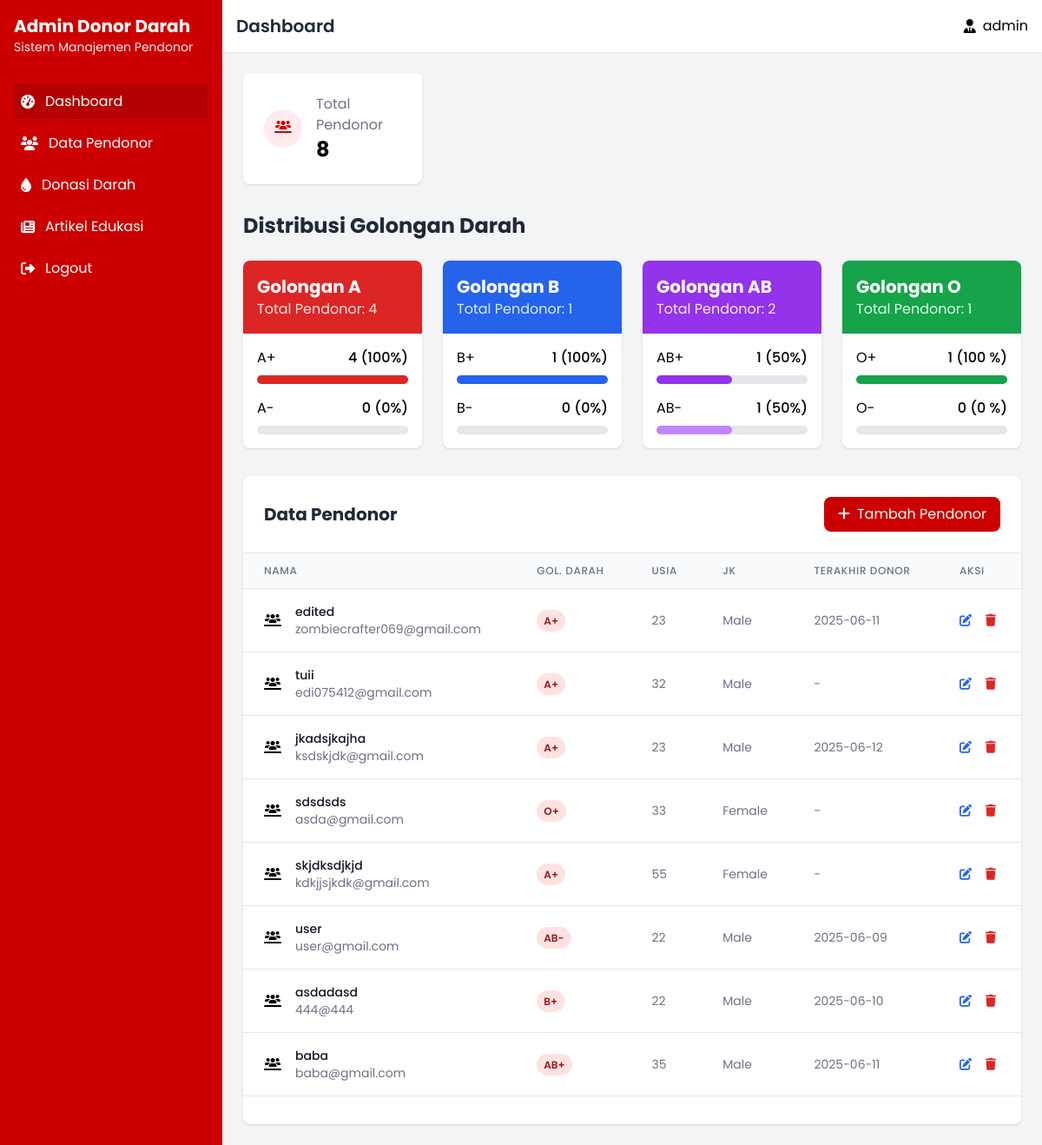
The page /admin/index.php (signed in) on the database its author committed.
### tables this page shows
CREATE TABLE IF NOT EXISTS `users` (
  `id` int NOT NULL AUTO_INCREMENT,
  `username` varchar(100) NOT NULL,
  `email` varchar(100) NOT NULL,
  `password` varchar(255) NOT NULL,
  `fullname` varchar(255) NOT NULL,
  `status` enum('active','inactive') NOT NULL DEFAULT 'active',
  `age` int NOT NULL,
  `phone` varchar(20) NOT NULL DEFAULT '',
  `address` text NOT NULL,
  `blood_type_id` int NOT NULL,
  `birth_date` date NOT NULL,
  `gender` enum('male','female') NOT NULL,
  `donation_history` enum('y','n') NOT NULL,
  `last_donation` date DEFAULT NULL,
  `created_at` timestamp NOT NULL DEFAULT CURRENT_TIMESTAMP,
  `updated_at` timestamp NOT NULL DEFAULT CURRENT_TIMESTAMP,
  PRIMARY KEY (`id`),
  UNIQUE KEY `username` (`username`),
  UNIQUE KEY `email` (`email`),
  KEY `blood_type` (`blood_type_id`),
  CONSTRAINT `blood_type` FOREIGN KEY (`blood_type_id`) REFERENCES `blood_types` (`id`)
);

CREATE TABLE IF NOT EXISTS `blood_types` (
  `id` int NOT NULL AUTO_INCREMENT,
  `type` varchar(2) NOT NULL,
  `rhesus` enum('-','+') NOT NULL,
  `created_at` timestamp NOT NULL DEFAULT CURRENT_TIMESTAMP,
  `updated_at` timestamp NOT NULL DEFAULT CURRENT_TIMESTAMP,
  PRIMARY KEY (`id`)
);

### admin/index.php (the view, shortened to what this page needs)
<?php
require_once("../db/config.php");
$blood_donors_query = "SELECT
users.*, blood_types.type, blood_types.rhesus
FROM users
LEFT JOIN blood_types ON users.blood_type_id = blood_types.id";
$blood_donors = $db->query($blood_donors_query)->fetch_all(MYSQLI_ASSOC);
function get_donors_count_by_blood_rhesus(String $blood_type, String $rhesus, $db)
{
  $query = "SELECT
  blood_types.rhesus, COUNT(users.id) AS total
  from blood_types
  LEFT JOIN users ON blood_types.id = users.blood_type_id
  WHERE blood_types.type = ? AND blood_types.rhesus = ?
  GROUP BY blood_types.rhesus";
  $stmt = $db->prepare($query);
  $stmt->bind_param("ss", $blood_type, $rhesus);
  $stmt->execute();
  $result = $stmt->get_result();
  return $result->fetch_assoc();
}
function divisor(int | String $num1, int | String $num2)
{
  if (!$num1 || !$num2) {
    return 0;
  }
  return $num1 / $num2;
}
$total_a_rhesus_plus = get_donors_count_by_blood_rhesus("a", "+", $db)["total"];
$total_a_rhesus_minus = get_donors_count_by_blood_rhesus("a", "-", $db)["total"];
$total_a = $total_a_rhesus_plus + $total_a_rhesus_minus;
$total_b_rhesus_plus = get_donors_count_by_blood_rhesus("b", "+", $db)["total"];
$total_b_rhesus_minus = get_donors_count_by_blood_rhesus("b", "-", $db)["total"];
$total_b = $total_b_rhesus_plus + $total_b_rhesus_minus;
$total_ab_rhesus_plus = get_donors_count_by_blood_rhesus("ab", "+", $db)["total"];
$total_ab_rhesus_minus = get_donors_count_by_blood_rhesus("ab", "-", $db)["total"];
$total_ab = $total_ab_rhesus_plus + $total_ab_rhesus_minus;
$total_o_rhesus_plus = get_donors_count_by_blood_rhesus("o", "+", $db)["total"];
$total_o_rhesus_minus = get_donors_count_by_blood_rhesus("o", "-", $db)["total"];
$total_o = $total_o_rhesus_plus + $total_o_rhesus_minus;
?>
<!DOCTYPE html>
<html lang="id">
<head>
  <script src="https://cdn.tailwindcss.com"></script>
  <link rel="stylesheet" href="https://cdnjs.cloudflare.com/ajax/libs/font-awesome/6.0.0/css/all.min.css">
</head>
<body class="font-['Poppins'] bg-gray-100">
  <div class="flex h-screen">
    <div class="w-64 bg-blood text-white">
      <div class="p-4 border-b border-blood-dark">
        <h1 class="text-xl font-bold">Admin Donor Darah</h1>
        <p class="text-sm text-blood-light">Sistem Manajemen Pendonor</p>
      </div>
      <nav class="p-4">
        <ul class="space-y-2">
          <li>
            <a href="index.php" class="flex items-center p-2 rounded bg-blood-dark">
              <i class="fas fa-tachometer-alt mr-3"></i>
              Dashboard
            </a>
          </li>
          <li>
            <a href="data_pendonor/index.php" class="flex items-center p-2 rounded hover:bg-blood-dark">
              <i class="fas fa-users mr-3"></i>
              Data Pendonor
            </a>
          </li>
          <li>
            <a href="donasi_darah/index.php" class="flex items-center p-2 rounded hover:bg-blood-dark">
              <i class="fa-solid fa-droplet mr-3"></i>
              Donasi Darah
            </a>
          </li>
          <li>
            <a href="artikel/index.php" class="flex items-center p-2 rounded hover:bg-blood-dark">
              <i class="fa-solid fa-newspaper mr-3"></i>
              Artikel Edukasi
            </a>
          </li>
          <li>
            <a href="../auth/logout.php" class="flex items-center p-2 rounded hover:bg-blood-dark">
              <i class="fa-solid fa-right-from-bracket mr-3"></i>
              Logout
            </a>
          </li>
        </ul>
      </nav>
    </div>
    <div class="flex-1 overflow-auto">
      <header class="bg-white shadow-sm">
        <div class="flex justify-between items-center p-4">
          <h2 class="text-xl font-semibold text-gray-800">Dashboard</h2>
          <div class="flex items-center space-x-4">
            <div class="flex items-center">
              <i class="fa-solid fa-user-tie"></i>
              <span class="ml-2"><?= $_SESSION["username"] ?></span>
            </div>
          </div>
        </div>
      </header>
      <main class="p-6">
        <div class="grid grid-cols-1 md:grid-cols-4 gap-6 mb-8">
          <div class="bg-white rounded-lg shadow p-6">
            <div class="flex items-center">
              <div class="">
                <i class="fa-solid fa-users-line p-3 rounded-full bg-blood-light text-blood mr-4 aspect-square"></i>
              </div>
              <div>
                <p class="text-gray-500">Total Pendonor</p>
                <h3 class="text-2xl font-bold"><?= count($blood_donors) ?></h3>
              </div>
            </div>
          </div>
        </div>
        <div class="mb-8">
          <h2 class="text-2xl font-bold text-gray-800 mb-6">Distribusi Golongan Darah</h2>
          <div class="grid grid-cols-1 md:grid-cols-2 lg:grid-cols-4 gap-6">
            <div class="bg-white rounded-lg shadow overflow-hidden">
              <div class="bg-red-600 text-white p-4">
                <h3 class="text-xl font-bold">Golongan A</h3>
                <p class="text-red-100">Total Pendonor: <?= $total_a ?></p>
              </div>
              <div class="p-4">
                <div class="flex justify-between mb-2">
                  <span>A+</span>
                  <span class="font-medium">
                    <?= $total_a_rhesus_plus ?>
                    (<?= round(divisor($total_a_rhesus_plus, $total_a) * 100, 2) ?>%)
                  </span>
                </div>
                <div class="w-full bg-gray-200 rounded-full h-2.5">
                  <div class="bg-red-600 h-2.5 rounded-full" style="width: <?= round(divisor($total_a_rhesus_plus, $total_a) * 100, 2) ?>%"></div>
                </div>
                <div class="flex justify-between mt-4 mb-2">
                  <span>A-</span>
                  <span class="font-medium">
                    <?= $total_a_rhesus_minus ?>
                    (<?= round(divisor($total_a_rhesus_minus, $total_a) * 100, 2) ?>%)
                  </span>
                </div>
                <div class="w-full bg-gray-200 rounded-full h-2.5">
                </div>
              </div>
            </div>
            <div class="bg-white rounded-lg shadow overflow-hidden">
              <div class="bg-blue-600 text-white p-4">
                <h3 class="text-xl font-bold">Golongan B</h3>
                <p class="text-blue-100">Total Pendonor: <?= $total_b ?></p>
              </div>
              <div class="p-4">
                <div class="flex justify-between mb-2">
                  <span>B+</span>
                  <span class="font-medium">
                    <?= $total_b_rhesus_plus ?>
                    (<?= round(divisor($total_b_rhesus_plus, $total_b) * 100, 2) ?>%)
                  </span>
                </div>
                <div class="w-full bg-gray-200 rounded-full h-2.5">
                  <div class="bg-blue-600 h-2.5 rounded-full" style="width: <?= round(divisor($total_b_rhesus_plus, $total_b) * 100, 2) ?>%"></div>
                </div>
                <div class="flex justify-between mt-4 mb-2">
                  <span>B-</span>
                  <span class="font-medium">
                    <?= $total_b_rhesus_minus ?>
                    (<?= round(divisor($total_b_rhesus_minus, $total_b) * 100, 2) ?>%)
                  </span>
                </div>
                <div class="w-full bg-gray-200 rounded-full h-2.5">
                </div>
              </div>
            </div>
            <div class="bg-white rounded-lg shadow overflow-hidden">
              <div class="bg-purple-600 text-white p-4">
                <h3 class="text-xl font-bold">Golongan AB</h3>
                <p class="text-purple-100">Total Pendonor: <?= $total_ab ?></p>
              </div>
              <div class="p-4">
                <div class="flex justify-between mb-2">
                  <span>AB+</span>
                  <span class="font-medium">
                    <?= $total_ab_rhesus_plus ?>
                    (<?= round(divisor($total_ab_rhesus_plus, $total_ab) * 100, 2) ?>%)
                  </span>
                </div>
                <div class="w-full bg-gray-200 rounded-full h-2.5">
                  <div class="bg-purple-600 h-2.5 rounded-full" style="width: <?= round(divisor($total_ab_rhesus_plus, $total_ab) * 100, 2) ?>%"></div>
                </div>
                <div class="flex justify-between mt-4 mb-2">
                  <span>AB-</span>
                  <span class="font-medium">
                    <?= $total_ab_rhesus_minus ?>
                    (<?= round(divisor($total_ab_rhesus_minus, $total_ab) * 100, 2) ?>%)
                  </span>
                </div>
                <div class="w-full bg-gray-200 rounded-full h-2.5">
                  <div class="bg-purple-400 h-2.5 rounded-full" style="width: <?= round(divisor($total_ab_rhesus_minus, $total_ab) * 100, 2) ?>%"></div>
                </div>
              </div>
            </div>
            <div class="bg-white rounded-lg shadow overflow-hidden">
              <div class="bg-green-600 text-white p-4">
                <h3 class="text-xl font-bold">Golongan O</h3>
                <p class="text-green-100">Total Pendonor: <?= $total_o ?></p>
              </div>
              <div class="p-4">
                <div class="flex justify-between mb-2">
                  <span>O+</span>
                  <span class="font-medium">
                    <?= $total_o_rhesus_plus ?>
                    (<?= round(divisor($total_o_rhesus_plus, $total_o) * 100, 2) ?> %)
                  </span>
                </div>
                <div class="w-full bg-gray-200 rounded-full h-2.5">
                  <div class="bg-green-600 h-2.5 rounded-full" style="width: <?= round(divisor($total_o_rhesus_plus, $total_o) * 100, 2) ?>%"></div>
                </div>
                <div class="flex justify-between mt-4 mb-2">
                  <span>O-</span>
                  <span class="font-medium">
                    <?= $total_o_rhesus_minus ?>
                    (<?= round(divisor($total_o_rhesus_minus, $total_o) * 100, 2) ?> %)
                  </span>
                </div>
                <div class="w-full bg-gray-200 rounded-full h-2.5">
                </div>
              </div>
            </div>
          </div>
        </div>
        <div class="bg-white rounded-lg shadow overflow-hidden">
          <div class="flex justify-between items-center p-6 border-b">
            <h2 class="text-xl font-bold text-gray-800">Data Pendonor</h2>
            <a href="data_pendonor/tambah.php" class="px-4 py-2 bg-blood hover:bg-blood-dark text-white rounded-lg">
              <i class="fas fa-plus mr-2"></i>Tambah Pendonor
            </a>
          </div>
          <div class="overflow-x-auto">
            <table class="min-w-full divide-y divide-gray-200">
              <thead class="bg-gray-50">
                <tr>
                  <th class="px-6 py-3 text-left text-xs font-medium text-gray-500 uppercase tracking-wider">Nama</th>
                  <th class="px-6 py-3 text-left text-xs font-medium text-gray-500 uppercase tracking-wider">Gol. Darah</th>
                  <th class="px-6 py-3 text-left text-xs font-medium text-gray-500 uppercase tracking-wider">Usia</th>
                  <th class="px-6 py-3 text-left text-xs font-medium text-gray-500 uppercase tracking-wider">JK</th>
                  <th class="px-6 py-3 text-left text-xs font-medium text-gray-500 uppercase tracking-wider">Terakhir Donor</th>
                  <th class="px-6 py-3 text-left text-xs font-medium text-gray-500 uppercase tracking-wider">Aksi</th>
                </tr>
              </thead>
              <tbody class="bg-white divide-y divide-gray-200">
                <?php foreach ($blood_donors as $donor): ?>
                  <tr>
                    <td class="px-6 py-4 whitespace-nowrap">
                      <div class="flex items-center">
                        <i class="fa-solid fa-users-line"></i>
                        <div class="ml-4">
                          <div class="text-sm font-medium text-gray-900"><?= $donor["fullname"] ?></div>
                          <div class="text-sm text-gray-500"><?= $donor["email"] ?></div>
                        </div>
                      </div>
                    </td>
                    <td class="px-6 py-4 whitespace-nowrap">
                      <span class="px-2 py-1 text-xs font-semibold rounded-full bg-red-100 text-red-800 uppercase"><?= $donor["type"] . $donor["rhesus"] ?></span>
                    </td>
                    <td class="px-6 py-4 whitespace-nowrap text-sm text-gray-500"><?= $donor["age"] ?></td>
                    <td class="px-6 py-4 whitespace-nowrap text-sm text-gray-500 capitalize"><?= $donor["gender"] ?></td>
                    <td class="px-6 py-4 whitespace-nowrap text-sm text-gray-500"><?= $donor["last_donation"] ?? "-" ?></td>
                    <td class="px-6 py-4 whitespace-nowrap text-sm font-medium">
                      <a href="data_pendonor/edit.php?id=<?= $donor['username'] ?>" class="text-blue-600 hover:text-blue-900 mr-3"><i class="fas fa-edit"></i></a>
                      <button <?= 'onclick="deleteUser(' . $donor['id'] . ')"' ?> class="text-red-600 hover:text-red-900"><i class="fas fa-trash"></i></button>
                    </td>
                  </tr>
                <?php endforeach; ?>
              </tbody>
            </table>
          </div>
          <div class="px-6 py-4 border-t flex items-center justify-between">
          </div>
        </div>
    </div>
  </div>
</body>
</html>

### rows shown on the page
users: fullname "edited", email "zombiecrafter069@gmail.com", blood_type.type "A", blood_type.rhesus "+", age "23", gender "Male", last_donation "2025-06-11"
users: fullname "tuii", email "edi075412@gmail.com", blood_type.type "A", blood_type.rhesus "+", age "32", gender "Male", last_donation "-"
users: fullname "jkadsjkajha", email "ksdskjdk@gmail.com", blood_type.type "A", blood_type.rhesus "+", age "23", gender "Male", last_donation "2025-06-12"
users: fullname "sdsdsds", email "asda@gmail.com", blood_type.type "O", blood_type.rhesus "+", age "33", gender "Female", last_donation "-"
users: fullname "skjdksdjkjd", email "kdkjjsjkdk@gmail.com", blood_type.type "A", blood_type.rhesus "+", age "55", gender "Female", last_donation "-"
users: fullname "user", email "user@gmail.com", blood_type.type "AB", blood_type.rhesus "-", age "22", gender "Male", last_donation "2025-06-09"
users: fullname "asdadasd", email "444@444", blood_type.type "B", blood_type.rhesus "+", age "22", gender "Male", last_donation "2025-06-10"
users: fullname "baba", email "baba@gmail.com", blood_type.type "AB", blood_type.rhesus "+", age "35", gender "Male", last_donation "2025-06-11"

### other values the page prints
$_SESSION["username"] "admin"
count($blood_donors) "8"
$total_a "4"
$total_a_rhesus_plus "4"
divisor($total_a_rhesus_plus, $total_a) * 100 "100"
$total_a_rhesus_minus "0"
divisor($total_a_rhesus_minus, $total_a) * 100 "0"
$total_b "1"
$total_b_rhesus_plus "1"
divisor($total_b_rhesus_plus, $total_b) * 100 "100"
$total_b_rhesus_minus "0"
divisor($total_b_rhesus_minus, $total_b) * 100 "0"
$total_ab "2"
$total_ab_rhesus_plus "1"
divisor($total_ab_rhesus_plus, $total_ab) * 100 "50"
